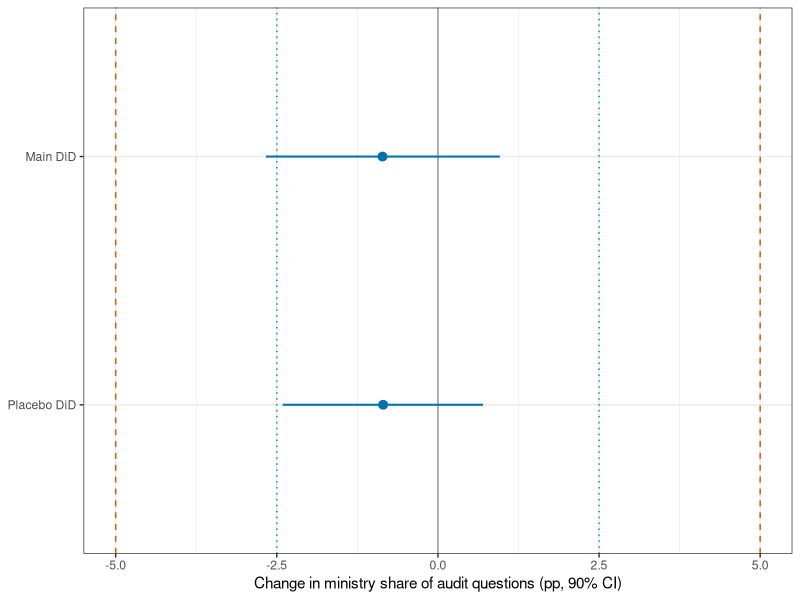
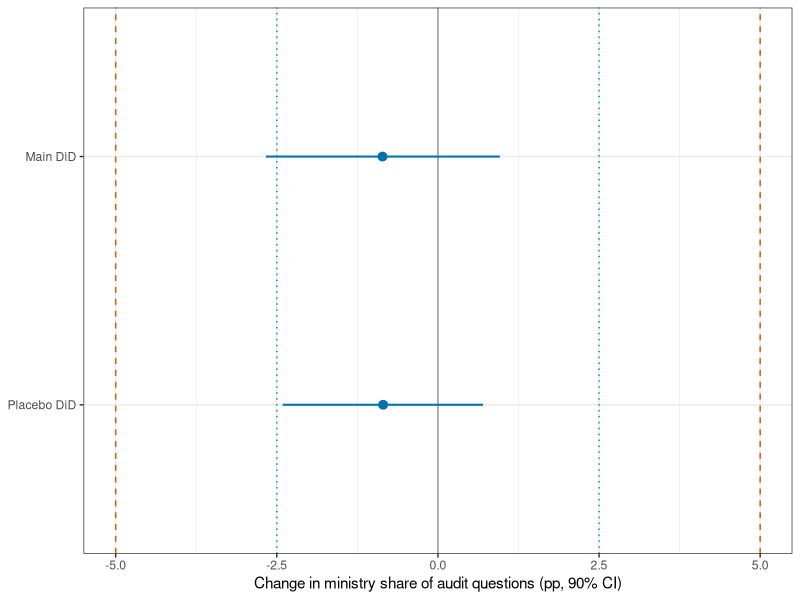

R code for these plots, in order:
# Auto-generated figure for article
# Reads KNA data from Sys.getenv("KBL_DATA").
# Figure 2: Equivalence bounds for main and placebo estimates
# 90% CIs from the replication pipeline (TOST re-read of frozen fits)
library(ggplot2)
eq <- data.frame(
  test = c("Main DiD", "Placebo DiD"),
  b  = c(-0.86, -0.85),
  lo = c(-2.67, -2.41),
  hi = c(0.96, 0.70))
eq$test <- factor(eq$test, levels = rev(eq$test))
ggplot(eq, aes(x = b, y = test)) +
  geom_vline(xintercept = c(-5, 5), linetype = "dashed",
             colour = "#D55E00") +
  geom_vline(xintercept = c(-2.5, 2.5), linetype = "dotted",
             colour = "#009E73") +
  geom_vline(xintercept = 0, colour = "grey60") +
  geom_pointrange(aes(xmin = lo, xmax = hi), colour = "#0072B2",
                  linewidth = 0.7) +
  labs(x = "Change in ministry share of audit questions (pp, 90% CI)",
       y = NULL) +
  theme_bw(base_size = 11)
ggsave("articles/figures/2026-08-24_r27/fig_2.pdf", width = 7, height = 3)
